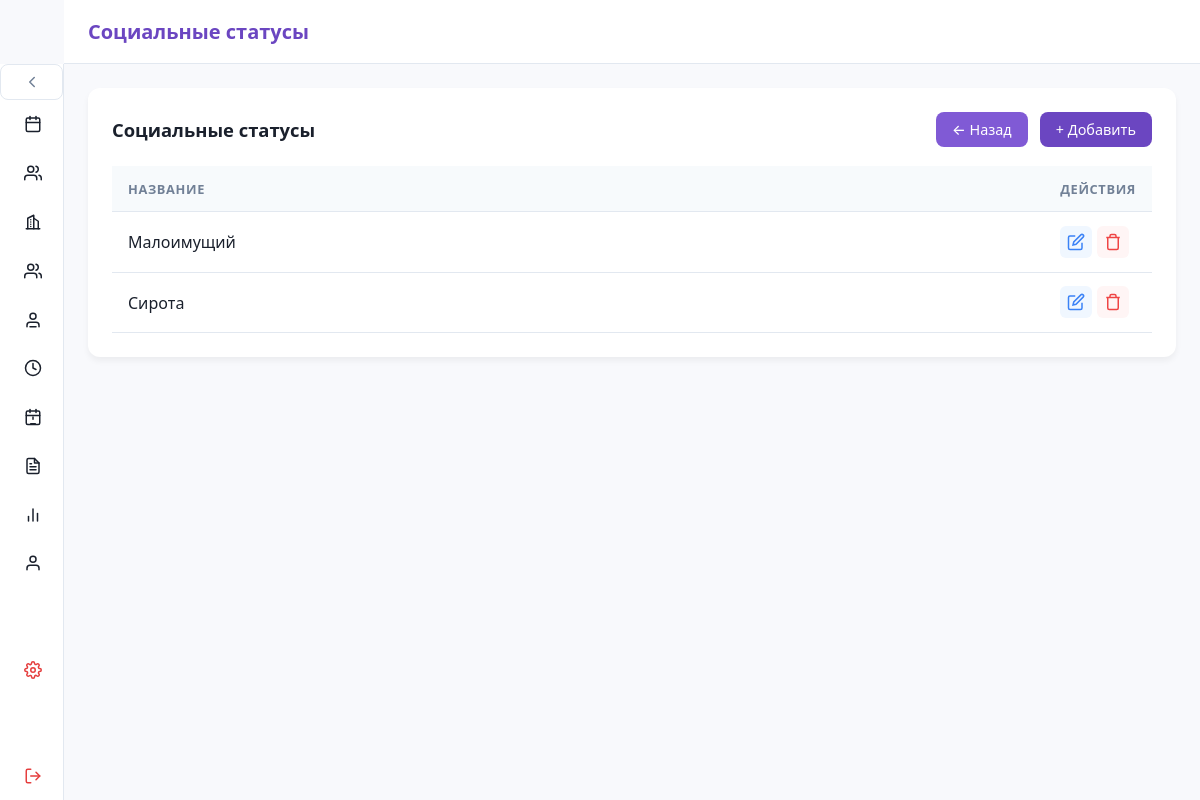
Page /admin/social-statuses/ (signed in) on the earlier database version.
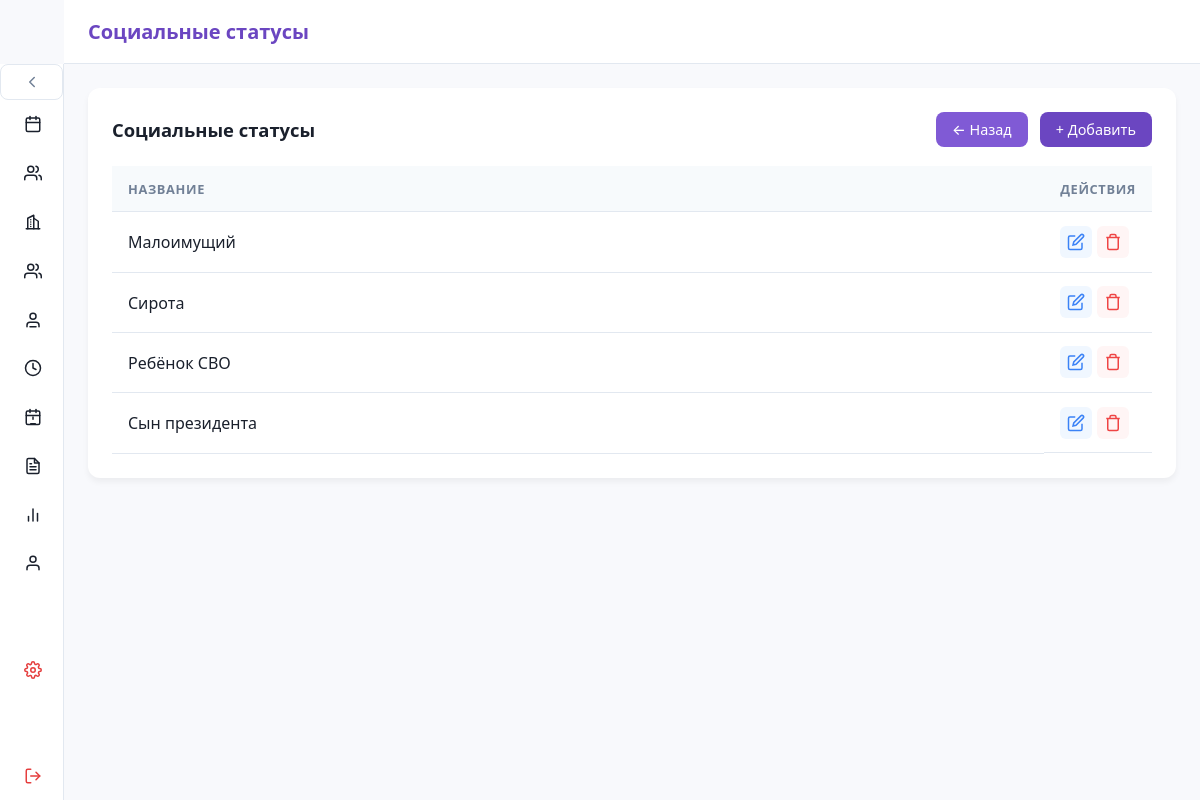
Same page on the later database version.
### src/database/models.py (models this page shows)
class Base(DeclarativeBase): ...

class SocialStatus(Base):
    __tablename__ = "social_status"
    status_id: Mapped[int] = mapped_column(primary_key=True, autoincrement=True)
    status_name: Mapped[str] = mapped_column(String(50))

### src/routers/social_statuses.py (the view, shortened to what this page needs)
@statuses_bp.route('/', methods=['GET', 'POST'])
def manage_social_statuses():
    if 'person_id' not in session:
        return redirect(url_for('login'))
    db: Session = SessionLocal()
    try:
        items = db.query(SocialStatus).all()
        edit_item = None
        if request.args.get('edit'): edit_item = db.query(SocialStatus).get(int(request.args.get('edit')))
        return render_template('admin_social_statuses.html', title="Социальные статусы", items=items, edit_item=edit_item)
    finally:
        db.close()

### src/templates/admin_social_statuses.html (shortened to what this page needs)
{% extends "base.html" %}
{% block content %}
<div class="card">
  <div class="card-header">
    <h2 class="card-title">{{ title }}</h2>
    <div style="display: flex; gap: 0.75rem;">
      <a href="/adminpanel" class="btn btn-cancel">← Назад</a>
      <a href="#modal" class="btn btn-add">+ Добавить</a>
    </div>
  </div>
  <table>
    <thead><tr><th>Название</th><th style="width: 100px;">Действия</th></tr></thead>
    <tbody>
      {% for item in items %}
      <tr>
        <td>{{ item.status_name }}</td>
        <td class="actions">
          <a href="?edit={{ item.status_id }}" class="btn-icon btn-edit"><svg viewBox="0 0 24 24" style="width:18px;height:18px;fill:none;stroke:currentColor;stroke-width:2"><path d="M11 4H4a2 2 0 0 0-2 2v14a2 2 0 0 0 2 2h14a2 2 0 0 0 2-2v-7"/><path d="M18.5 2.5a2.121 2.121 0 0 1 3 3L12 15l-4 1 1-4 9.5-9.5z"/></svg></a>
          <form method="POST" style="display:inline;"><input type="hidden" name="action" value="delete"><input type="hidden" name="item_id" value="{{ item.status_id }}"><button type="submit" class="btn-icon btn-delete"><svg viewBox="0 0 24 24" style="width:18px;height:18px;fill:none;stroke:currentColor;stroke-width:2"><polyline points="3 6 5 6 21 6"/><path d="M19 6v14a2 2 0 0 1-2 2H7a2 2 0 0 1-2-2V6m3 0V4a2 2 0 0 1 2-2h4a2 2 0 0 1 2 2v2"/></svg></button></form>
        </td>
      </tr>
      {% else %}<tr><td colspan="2" style="text-align:center; color:var(--muted); padding: 2rem;">Пусто</td></tr>{% endfor %}
    </tbody>
  </table>
</div>
{% endblock %}

Differences in the rows shown:
added SocialStatus: status_name "Ребёнок СВО"
added SocialStatus: status_name "Сын президента"
